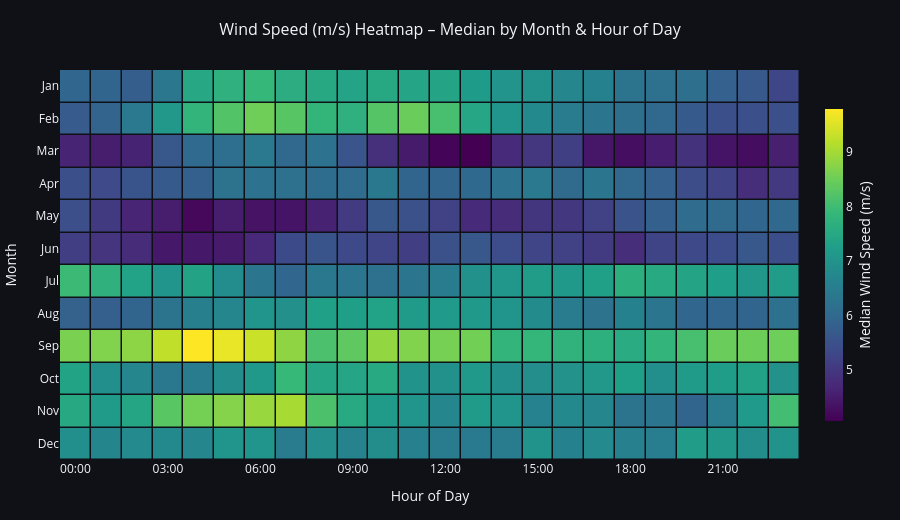

The notebook cell saved with this chart:
### Code cell
loc.plot_wind_speed_heatmap(agg="median").show()

### Figure 1 — Plotly figure (JSON) as saved in the notebook; plotly's stock layout.template omitted (floating-point values rounded to 4 significant figures; data arrays with more than 128 entries replaced by an {"elided": "..."} marker saying what was removed)
{"data": [{"colorbar": {"len": 0.85, "thickness": 18, "title": {"side": "right", "text": "Median Wind Speed (m/s)"}}, "colorscale": [[0, "#440154"], [0.1111, "#482878"], [0.2222, "#3e4989"], [0.3333, "#31688e"], [0.4444, "#26828e"], [0.5556, "#1f9e89"], [0.6667, "#35b779"], [0.7778, "#6ece58"], [0.8889, "#b5de2b"], [1, "#fde725"]], "hoverinfo": "text", "text": {"elided": "12x24 str values"}, "type": "heatmap", "x": ["00:00", "01:00", "02:00", "03:00", "04:00", "05:00", "06:00", "07:00", "08:00", "09:00", "10:00", "11:00", "12:00", "13:00", "14:00", "15:00", "16:00", "17:00", "18:00", "19:00", "20:00", "21:00", "22:00", "23:00"], "xgap": 1.5, "y": ["Jan", "Feb", "Mar", "Apr", "May", "Jun", "Jul", "Aug", "Sep", "Oct", "Nov", "Dec"], "ygap": 1.5, "z": {"elided": "12x24 float values"}}], "layout": {"height": 520, "margin": {"b": 60, "l": 60, "r": 100, "t": 70}, "paper_bgcolor": "#0f1117", "plot_bgcolor": "#0f1117", "title": {"font": {"size": 16}, "text": "Wind Speed (m/s) Heatmap – Median by Month & Hour of Day", "x": 0.5}, "xaxis": {"showgrid": false, "side": "bottom", "tickmode": "array", "ticktext": ["00:00", "03:00", "06:00", "09:00", "12:00", "15:00", "18:00", "21:00"], "tickvals": ["00:00", "03:00", "06:00", "09:00", "12:00", "15:00", "18:00", "21:00"], "title": {"text": "Hour of Day"}}, "yaxis": {"autorange": "reversed", "showgrid": false, "title": {"text": "Month"}}}}
